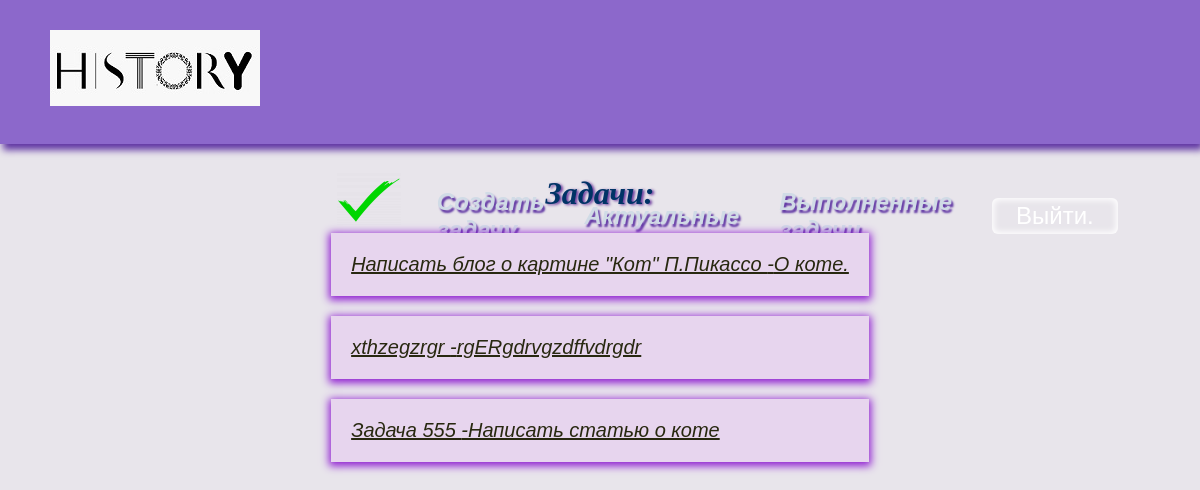
/current/ (signed in), run on an earlier commit of the app's database.
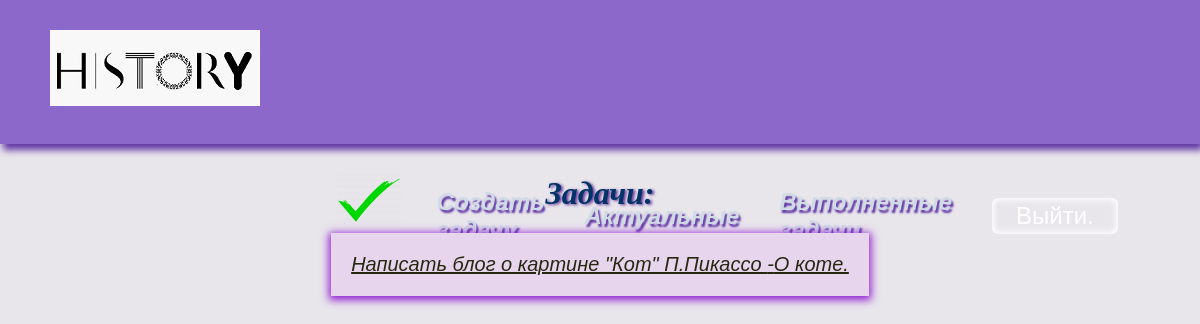
And on a later commit of the database.
### team/models.py (models this page shows, shortened)
class Team(models.Model):
    title = models.CharField(max_length=100)
    memo = models.TextField(blank=True)
    created = models.DateTimeField(auto_now_add=True)
    date_completed = models.DateTimeField(null=True, blank=True)
    important = models.BooleanField(default = False)
    user = models.ForeignKey(User, on_delete=models.CASCADE)

### team/views.py (the view)
# urls.py: path('current/', views_team.currentteam, name ='currentteam'),
@login_required
def currentteam(request):
    teams = Team.objects.filter(user = request.user, date_completed__isnull =True)
    return render(request, 'team/currentteam.html', {'teams': teams})

### team/templates/team/currentteam.html
{%  extends 'team/base.html'  %}
{% load static %}
{%  block content  %}
    <h1> Задачи: </h1>
<ul>
    {% for team in teams  %}
    <li class='targets'>
        <a href="{% url 'viewteam' team.id  %}" class = 'target_a'>
        {% if team.important %}
            <p class="imp"> <b> {{ team.title }} </b> </p>
        {% else %}
            {{ team.title }}
        {% endif %}
        {% if team.memo %}
            -{{ team.memo }}
        {% endif %}
        </a>
    </li>
    {% endfor %}
</ul>
{% endblock %}

What changed in the data, as far as the page shows it:
removed Team: title "xthzegzrgr", memo "rgERgdrvgzdffvdrgdr"
removed Team: title "Задача 555", memo "Написать статью о коте"
